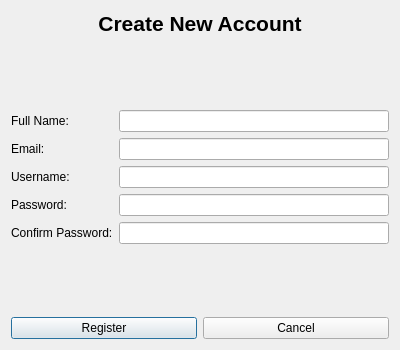
<?xml version="1.0" encoding="UTF-8"?>
<ui version="4.0">
 <class>Register</class>
 <widget class="QDialog" name="Register">
  <property name="geometry">
   <rect>
    <x>0</x>
    <y>0</y>
    <width>400</width>
    <height>350</height>
   </rect>
  </property>
  <property name="windowTitle">
   <string>World of Poetry - Register</string>
  </property>
  <layout class="QVBoxLayout" name="verticalLayout">
   <item>
    <widget class="QLabel" name="label_title">
     <property name="font">
      <font>
       <pointsize>16</pointsize>
       <bold>true</bold>
      </font>
     </property>
     <property name="text">
      <string>Create New Account</string>
     </property>
     <property name="alignment">
      <set>Qt::AlignCenter</set>
     </property>
    </widget>
   </item>
   <item>
    <spacer name="verticalSpacer">
     <property name="orientation">
      <enum>Qt::Vertical</enum>
     </property>
     <property name="sizeHint" stdset="0">
      <size>
       <width>20</width>
       <height>20</height>
      </size>
     </property>
    </spacer>
   </item>
   <item>
    <layout class="QFormLayout" name="formLayout">
     <item row="0" column="0">
      <widget class="QLabel" name="label_fullname">
       <property name="text">
        <string>Full Name:</string>
       </property>
      </widget>
     </item>
     <item row="0" column="1">
      <widget class="QLineEdit" name="lineEdit_fullname"/>
     </item>
     <item row="1" column="0">
      <widget class="QLabel" name="label_email">
       <property name="text">
        <string>Email:</string>
       </property>
      </widget>
     </item>
     <item row="1" column="1">
      <widget class="QLineEdit" name="lineEdit_email"/>
     </item>
     <item row="2" column="0">
      <widget class="QLabel" name="label_username">
       <property name="text">
        <string>Username:</string>
       </property>
      </widget>
     </item>
     <item row="2" column="1">
      <widget class="QLineEdit" name="lineEdit_username"/>
     </item>
     <item row="3" column="0">
      <widget class="QLabel" name="label_password">
       <property name="text">
        <string>Password:</string>
       </property>
      </widget>
     </item>
     <item row="3" column="1">
      <widget class="QLineEdit" name="lineEdit_password">
       <property name="echoMode">
        <enum>QLineEdit::Password</enum>
       </property>
      </widget>
     </item>
     <item row="4" column="0">
      <widget class="QLabel" name="label_confirmPassword">
       <property name="text">
        <string>Confirm Password:</string>
       </property>
      </widget>
     </item>
     <item row="4" column="1">
      <widget class="QLineEdit" name="lineEdit_confirmPassword">
       <property name="echoMode">
        <enum>QLineEdit::Password</enum>
       </property>
      </widget>
     </item>
    </layout>
   </item>
   <item>
    <spacer name="verticalSpacer_2">
     <property name="orientation">
      <enum>Qt::Vertical</enum>
     </property>
     <property name="sizeHint" stdset="0">
      <size>
       <width>20</width>
       <height>20</height>
      </size>
     </property>
    </spacer>
   </item>
   <item>
    <layout class="QHBoxLayout" name="horizontalLayout">
     <item>
      <widget class="QPushButton" name="pushButton_register">
       <property name="text">
        <string>Register</string>
       </property>
      </widget>
     </item>
     <item>
      <widget class="QPushButton" name="pushButton_cancel">
       <property name="text">
        <string>Cancel</string>
       </property>
      </widget>
     </item>
    </layout>
   </item>
  </layout>
 </widget>
 <resources/>
 <connections/>
</ui>
